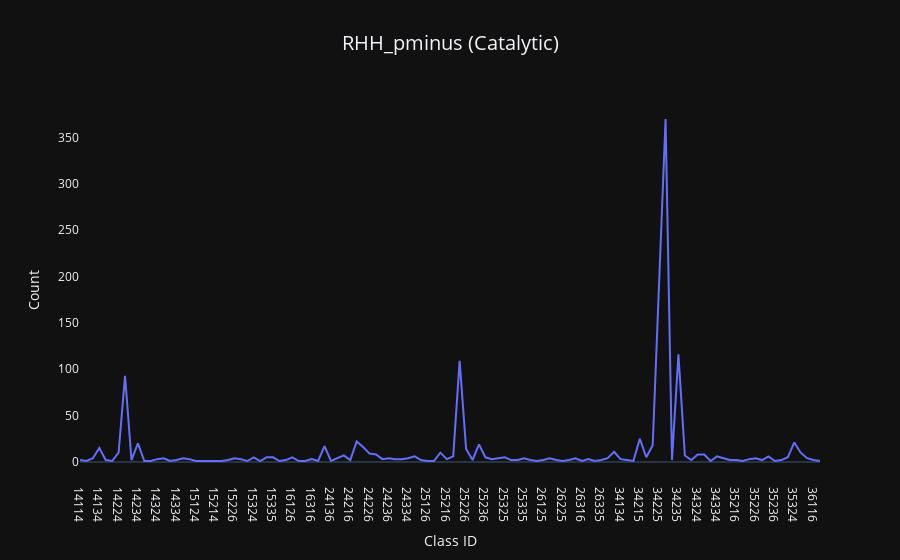

The notebook cell saved with this chart:
### Code cell
df = enumerate_sixclass_fromlist(RHHook_pminus)
plot_count_vs_class_df(df, 'RHH_pminus (Catalytic)')

### Figure 1 — Plotly figure (JSON) as saved in the notebook; plotly's stock layout.template omitted (floating-point values rounded to 4 significant figures)
{"data": [{"hovertemplate": "Class ID=%{x}<br>Count=%{y}<extra></extra>", "legendgroup": "", "line": {"color": "#636efa", "dash": "solid"}, "marker": {"symbol": "circle"}, "mode": "lines", "name": "", "orientation": "v", "showlegend": false, "type": "scatter", "x": ["14114", "14124", "14125", "14134", "14135", "14215", "14224", "14225", "14226", "14234", "14235", "14236", "14324", "14325", "14326", "14334", "14335", "14336", "15124", "15134", "15135", "15214", "15216", "15225", "15226", "15234", "15315", "15324", "15325", "15326", "15335", "15336", "16125", "16126", "16214", "16215", "16316", "24124", "24134", "24136", "24214", "24215", "24216", "24224", "24225", "24226", "24234", "24235", "24236", "24324", "24326", "24334", "24335", "24336", "25126", "25214", "25215", "25216", "25224", "25225", "25226", "25234", "25235", "25236", "25315", "25324", "25325", "25326", "25334", "25335", "25336", "26116", "26125", "26126", "26215", "26225", "26226", "26315", "26316", "26324", "26325", "26335", "34124", "34126", "34134", "34135", "34136", "34215", "34216", "34224", "34225", "34226", "34234", "34235", "34236", "34315", "34324", "34325", "34326", "34334", "34335", "35215", "35216", "35224", "35225", "35226", "35234", "35235", "35236", "35314", "35315", "35324", "35325", "35335", "36116", "36215"], "xaxis": "x", "y": [2, 1, 4, 15, 2, 1, 10, 93, 2, 20, 1, 1, 3, 4, 1, 2, 4, 3, 1, 1, 1, 1, 1, 2, 4, 3, 1, 5, 1, 5, 5, 1, 2, 5, 1, 1, 3, 1, 17, 1, 4, 7, 2, 22, 16, 9, 8, 3, 4, 3, 3, 4, 6, 2, 1, 1, 10, 3, 6, 109, 14, 2, 19, 5, 3, 4, 5, 2, 2, 4, 2, 1, 2, 4, 2, 1, 2, 4, 1, 3, 1, 2, 4, 11, 3, 2, 1, 25, 5, 18, 198, 370, 2, 116, 7, 2, 8, 8, 1, 6, 4, 2, 2, 1, 3, 4, 2, 6, 1, 2, 5, 21, 10, 4, 2, 1], "yaxis": "y"}], "layout": {"legend": {"tracegroupgap": 0}, "showlegend": true, "title": {"font": {"size": 20}, "text": "RHH_pminus (Catalytic)", "x": 0.5}, "xaxis": {"anchor": "y", "domain": [0, 1], "showgrid": false, "title": {"text": "Class ID"}}, "yaxis": {"anchor": "x", "domain": [0, 1], "showgrid": false, "title": {"text": "Count"}}}}
